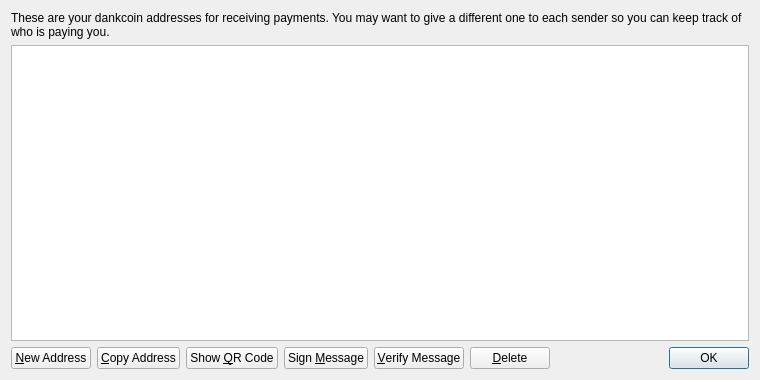
<?xml version="1.0" encoding="UTF-8"?>
<ui version="4.0">
 <class>AddressBookPage</class>
 <widget class="QWidget" name="AddressBookPage">
  <property name="geometry">
   <rect>
    <x>0</x>
    <y>0</y>
    <width>760</width>
    <height>380</height>
   </rect>
  </property>
  <property name="windowTitle">
   <string>Address Book</string>
  </property>
  <layout class="QVBoxLayout" name="verticalLayout">
   <item>
    <widget class="QLabel" name="labelExplanation">
     <property name="text">
      <string>These are your dankcoin addresses for receiving payments. You may want to give a different one to each sender so you can keep track of who is paying you.</string>
     </property>
     <property name="textFormat">
      <enum>Qt::PlainText</enum>
     </property>
     <property name="wordWrap">
      <bool>true</bool>
     </property>
    </widget>
   </item>
   <item>
    <widget class="QTableView" name="tableView">
     <property name="contextMenuPolicy">
      <enum>Qt::CustomContextMenu</enum>
     </property>
     <property name="toolTip">
      <string>Double-click to edit address or label</string>
     </property>
     <property name="tabKeyNavigation">
      <bool>false</bool>
     </property>
     <property name="alternatingRowColors">
      <bool>true</bool>
     </property>
     <property name="selectionMode">
      <enum>QAbstractItemView::SingleSelection</enum>
     </property>
     <property name="selectionBehavior">
      <enum>QAbstractItemView::SelectRows</enum>
     </property>
     <property name="sortingEnabled">
      <bool>true</bool>
     </property>
     <attribute name="verticalHeaderVisible">
      <bool>false</bool>
     </attribute>
    </widget>
   </item>
   <item>
    <layout class="QHBoxLayout" name="horizontalLayout">
     <item>
      <widget class="QPushButton" name="newAddressButton">
       <property name="toolTip">
        <string>Create a new address</string>
       </property>
       <property name="text">
        <string>&amp;New Address</string>
       </property>
       <property name="icon">
        <iconset resource="../bitcoin.qrc">
         <normaloff>:/icons/add</normaloff>:/icons/add</iconset>
       </property>
      </widget>
     </item>
     <item>
      <widget class="QPushButton" name="copyToClipboard">
       <property name="toolTip">
        <string>Copy the currently selected address to the system clipboard</string>
       </property>
       <property name="text">
        <string>&amp;Copy Address</string>
       </property>
       <property name="icon">
        <iconset resource="../bitcoin.qrc">
         <normaloff>:/icons/editcopy</normaloff>:/icons/editcopy</iconset>
       </property>
      </widget>
     </item>
     <item>
      <widget class="QPushButton" name="showQRCode">
       <property name="text">
        <string>Show &amp;QR Code</string>
       </property>
       <property name="icon">
        <iconset resource="../bitcoin.qrc">
         <normaloff>:/icons/qrcode</normaloff>:/icons/qrcode</iconset>
       </property>
      </widget>
     </item>
     <item>
      <widget class="QPushButton" name="signMessage">
       <property name="toolTip">
        <string>Sign a message to prove you own a dankcoin address</string>
       </property>
       <property name="text">
        <string>Sign &amp;Message</string>
       </property>
       <property name="icon">
        <iconset resource="../bitcoin.qrc">
         <normaloff>:/icons/edit</normaloff>:/icons/edit</iconset>
       </property>
      </widget>
     </item>
     <item>
      <widget class="QPushButton" name="verifyMessage">
       <property name="toolTip">
        <string>Verify a message to ensure it was signed with a specified dankcoin address</string>
       </property>
       <property name="text">
        <string>&amp;Verify Message</string>
       </property>
       <property name="icon">
        <iconset resource="../bitcoin.qrc">
         <normaloff>:/icons/transaction_0</normaloff>:/icons/transaction_0</iconset>
       </property>
      </widget>
     </item>
     <item>
      <widget class="QPushButton" name="deleteButton">
       <property name="toolTip">
        <string>Delete the currently selected address from the list</string>
       </property>
       <property name="text">
        <string>&amp;Delete</string>
       </property>
       <property name="icon">
        <iconset resource="../bitcoin.qrc">
         <normaloff>:/icons/remove</normaloff>:/icons/remove</iconset>
       </property>
      </widget>
     </item>
     <item>
      <spacer name="horizontalSpacer">
       <property name="orientation">
        <enum>Qt::Horizontal</enum>
       </property>
       <property name="sizeHint" stdset="0">
        <size>
         <width>40</width>
         <height>20</height>
        </size>
       </property>
      </spacer>
     </item>
     <item>
      <widget class="QDialogButtonBox" name="buttonBox">
       <property name="sizePolicy">
        <sizepolicy hsizetype="Maximum" vsizetype="Fixed">
         <horstretch>0</horstretch>
         <verstretch>0</verstretch>
        </sizepolicy>
       </property>
       <property name="standardButtons">
        <set>QDialogButtonBox::Ok</set>
       </property>
      </widget>
     </item>
    </layout>
   </item>
  </layout>
 </widget>
 <resources>
  <include location="../bitcoin.qrc"/>
 </resources>
 <connections/>
</ui>
